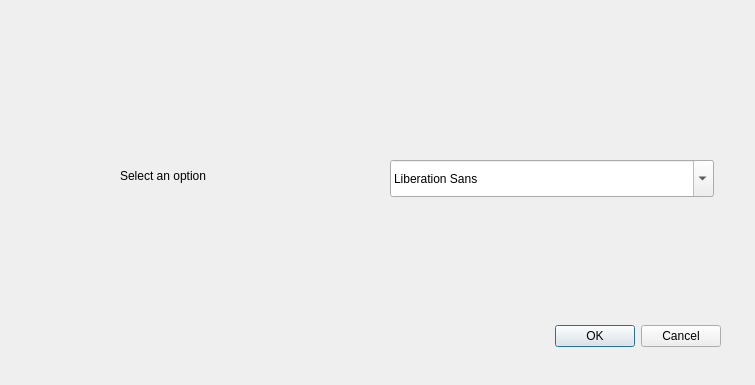
<?xml version="1.0" encoding="UTF-8"?>
<ui version="4.0">
 <class>Dialog</class>
 <widget class="QDialog" name="Dialog">
  <property name="geometry">
   <rect>
    <x>0</x>
    <y>0</y>
    <width>755</width>
    <height>385</height>
   </rect>
  </property>
  <property name="windowTitle">
   <string>Dialog</string>
  </property>
  <widget class="QDialogButtonBox" name="buttonBox">
   <property name="geometry">
    <rect>
     <x>380</x>
     <y>320</y>
     <width>341</width>
     <height>32</height>
    </rect>
   </property>
   <property name="orientation">
    <enum>Qt::Horizontal</enum>
   </property>
   <property name="standardButtons">
    <set>QDialogButtonBox::Cancel|QDialogButtonBox::Ok</set>
   </property>
  </widget>
  <widget class="QFontComboBox" name="funcComboBox">
   <property name="geometry">
    <rect>
     <x>390</x>
     <y>160</y>
     <width>324</width>
     <height>37</height>
    </rect>
   </property>
   <property name="toolTip">
    <string>&lt;html&gt;&lt;head/&gt;&lt;body&gt;&lt;p&gt;Functions available &lt;/p&gt;&lt;/body&gt;&lt;/html&gt;</string>
   </property>
  </widget>
  <widget class="QLabel" name="label">
   <property name="geometry">
    <rect>
     <x>120</x>
     <y>160</y>
     <width>221</width>
     <height>31</height>
    </rect>
   </property>
   <property name="text">
    <string>Select an option</string>
   </property>
  </widget>
 </widget>
 <resources/>
 <connections>
  <connection>
   <sender>buttonBox</sender>
   <signal>accepted()</signal>
   <receiver>Dialog</receiver>
   <slot>accept()</slot>
   <hints>
    <hint type="sourcelabel">
     <x>248</x>
     <y>254</y>
    </hint>
    <hint type="destinationlabel">
     <x>157</x>
     <y>274</y>
    </hint>
   </hints>
  </connection>
  <connection>
   <sender>buttonBox</sender>
   <signal>rejected()</signal>
   <receiver>Dialog</receiver>
   <slot>reject()</slot>
   <hints>
    <hint type="sourcelabel">
     <x>316</x>
     <y>260</y>
    </hint>
    <hint type="destinationlabel">
     <x>286</x>
     <y>274</y>
    </hint>
   </hints>
  </connection>
 </connections>
</ui>
